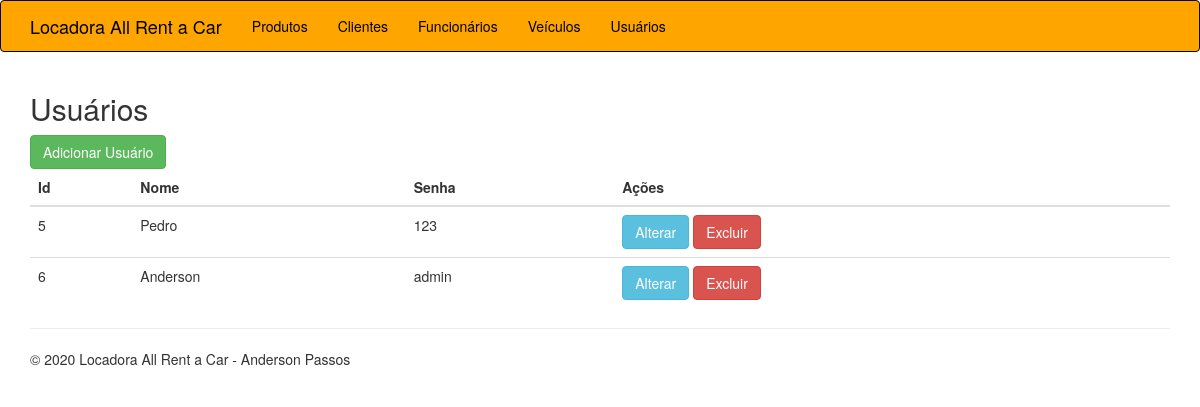
The app's page /usuarios.php with its own data.
### tables this page shows
CREATE TABLE `tb_usuarios` (
  `id` int(11) NOT NULL,
  `usuario` varchar(10) NOT NULL,
  `senha` varchar(10) NOT NULL
);

### classes/Usuario.php (called while the page is built, shortened)
<?php
class Usuario{
    public function listar(){
    $query = "SELECT id, usuario, senha FROM tb_usuarios";
    $conexao = new PDO("mysql:host=127.0.0.1;dbname=banco","root","");
    $resultado = $conexao->query($query);
    $lista = $resultado->fetchAll();
    return $lista;
}
}

### usuarios.php (the view)
<?php
require_once 'classes/Usuario.php';
$usuario = new Usuario();
$lista = $usuario->listar();
require_once 'cabecalho.php';
?>
<h2>Usuários</h2>
<a href="usuario-criar.php" class="btn btn-success">Adicionar Usuário</a>
<br>
<table class="table">
    <thead>
        <th>Id</th>
        <th>Nome</th>
        <th>Senha</th>
        <th>Ações</th>
    </thead>
    <tbody>
        <?php foreach($lista as $linha){ ?>
            <tr>
                <td><?php echo $linha['id'];?></td>
                <td><?php echo $linha['usuario'];?></td>
                <td><?php echo $linha['senha'];?></td>
                <td>
                    <a href="usuario-editar.php?CODIGO=<?php echo $linha['id'];?>" class="btn btn-info">  Alterar </a>
                    <a href="usuario-excluir.php?CODIGO=<?php echo $linha['id'];?>" class ="btn btn-danger"> Excluir </a>
                </td>
            </tr>
    <?php }?>
    </tbody>
    </table>
<?php
require_once 'rodape.php';
?>

### records on screen
tb_usuarios: id "5", usuario "Pedro", senha "123"
tb_usuarios: id "6", usuario "Anderson", senha "admin"
